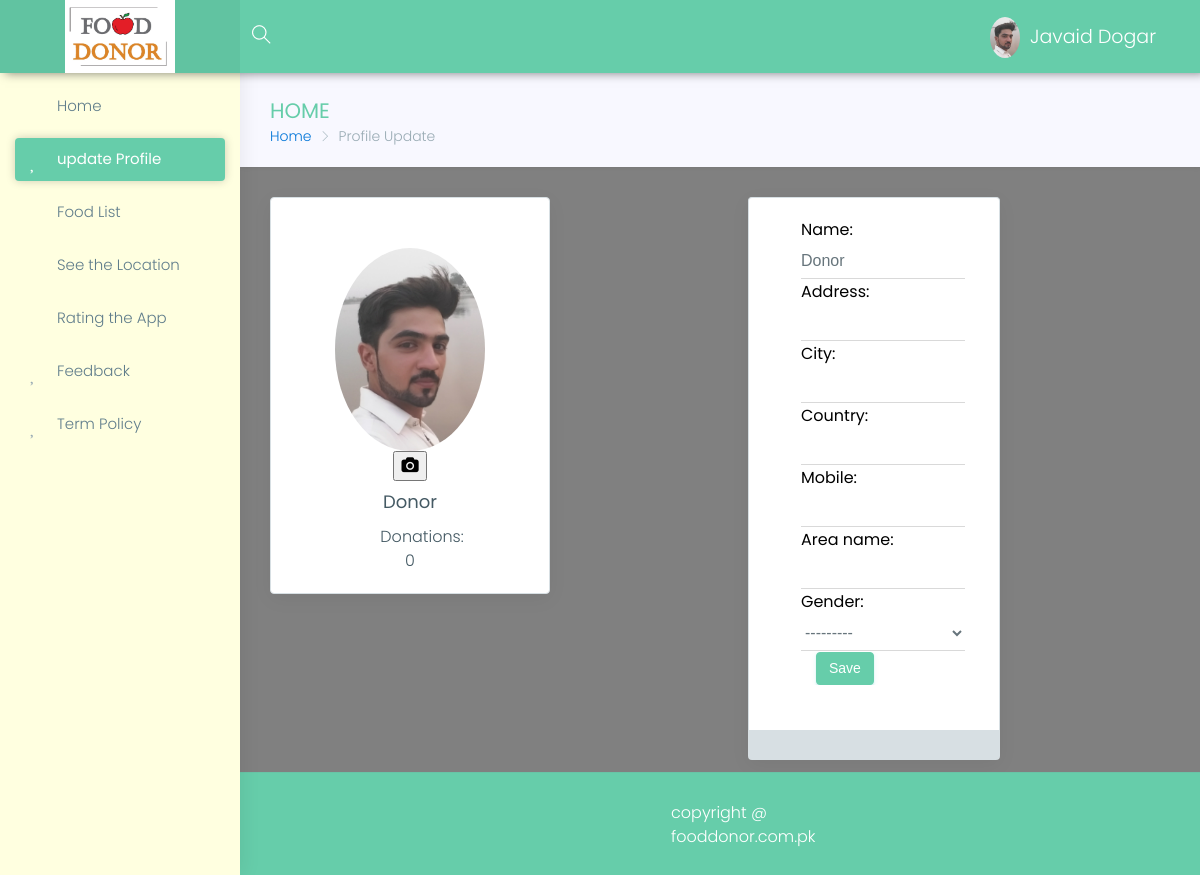
The app's page /donor/profile (signed in), older data.
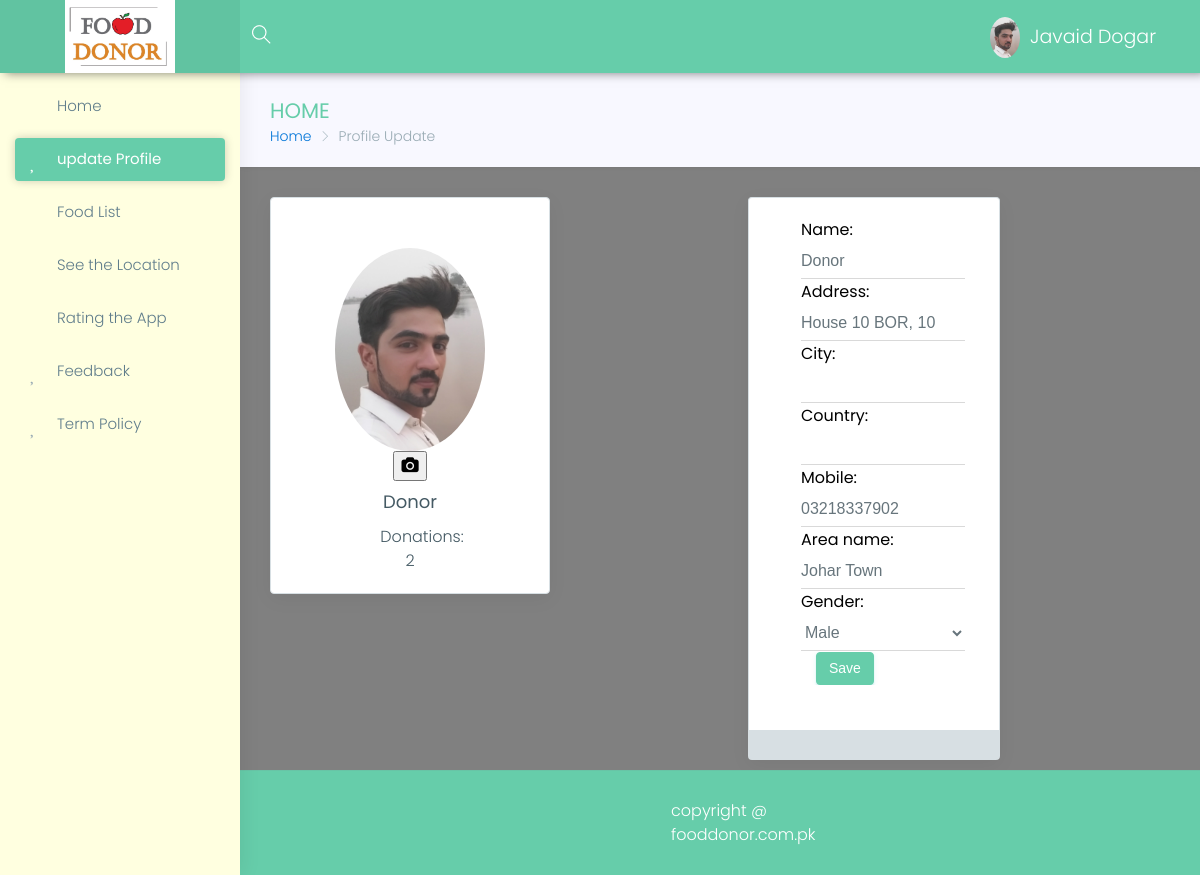
The same page, newer data.
### donor/models.py (models this page shows, shortened)
class Donor(models.Model):
    user = models.OneToOneField(User, on_delete=models.CASCADE, primary_key=True)
    name = models.CharField(max_length=100, blank=False, null=False)
    role = models.CharField(default='Donor',blank=False,max_length=10)
    address = models.CharField(max_length=100, blank=False, null=False)
    mobile = models.CharField(max_length=15, blank=False)
    area_name=models.CharField(help_text='Johar Town, Faisal Town',max_length=30)
    image=models.ImageField(blank=True)
    gender=models.CharField(max_length=6,blank=True,null=True,choices=gender)
    city=models.CharField(max_length=20,blank=True,null=True)
    country=models.CharField(max_length=20,blank=True,null=True)

### donor/views.py (the view)
@login_required
def profile(request):
    donor = Donor.objects.get(user=request.user)
    donations=Food.objects.filter(donor=donor).__len__()
    msg=""
    form=ProfileForm(instance=donor)
    if request.method=="POST":
        form=ProfileForm(request.POST,instance=donor)
        if form.is_valid():
            form.save()
            msg="Profile Updated Successfully"
    return  render(request,'donor/profile.html',{'form':form,'msg':msg,'donations':donations,'name':donor.name})

### donor/forms.py
class ProfileForm(ModelForm):
    class Meta:
        model=Donor
        fields=(
            "name",
            "address",
            'city',
            'country',
            "mobile",
            "area_name",
            'gender'
        )

### templates/donor/profile.html (shortened to what this page needs)
{% extends 'panel-base.html' %}
{% load static %}
{% block sidebar %}
            {% include 'donor/sidebar.html' %}
        {% endblock %}
{% block bradcrump %}
    <div class="row page-titles">
                    <div class="col-md-5 col-8 align-self-center">
                        <h3 class="text-themecolor">HOME</h3>
                        <ol class="breadcrumb">
                            <li class="breadcrumb-item"><a href="{% url 'donor-index' %}">Home</a></li>
                            <li class="breadcrumb-item active">Profile Update</li>
                        </ol>
                    </div>
                </div>
{% endblock %}
{% block main %}
 <div class="row">
                    <div class="col-lg-4 col-xlg-3 col-md-5">
                        <div class="card">
                            <div class="card-block">
                                <center class="m-t-30"> <img src="{% static 'Panel/assets/images/users/Capture.PNG' %}" class="img-circle" width="150" />
                                    <center><button><i class="fa fa-camera"></i></button></center>
                                    <h4 class="card-title m-t-10">{{ name }}</h4>
                                    <div class="row text-center justify-content-md-center">
                                        <div class="col-4"><a href="javascript:void(0)" class="link">Donations: {{ donations }}</a></div>
                                    </div>
                                </center>
                            </div>
                        </div>
                    </div>
                    <div class="col-lg-8 col-xlg-9 col-md-7">
                        <div class="card" style="left: 168px;
                          margin-right: 338px;
                          border-bottom-width: 30px; background-color: white;">
                            <div class="card-block" style="margin-left: 32px;
                              padding-right: 34px; color: black;">
                                <form method="post" class="form-horizontal form-material">
                                   {% include 'form.html' %}
                                    <div class="form-group">
                                        <div class="col-sm-12">
                                            <button class="btn btn-success">Save</button>
                                        </div>
                                    </div>
                                </form>
                            </div>
                        </div>
                    </div>
                </div>
{% endblock %}

### templates/form.html (shortened to what this page needs)
{% for field in form %}
        {{ field.label_tag }}
        {{ field }}
{% endfor %}

Row changes from the older to the newer data that the page shows:
changed Donor "Donor": address (not shown) → "House 10 BOR, 10"; mobile (not shown) → "03218337902"; area_name (not shown) → "Johar Town"; gender "---------" → "Male"
Text that changed along with them:
{{ donations }}: "0" → "2"
